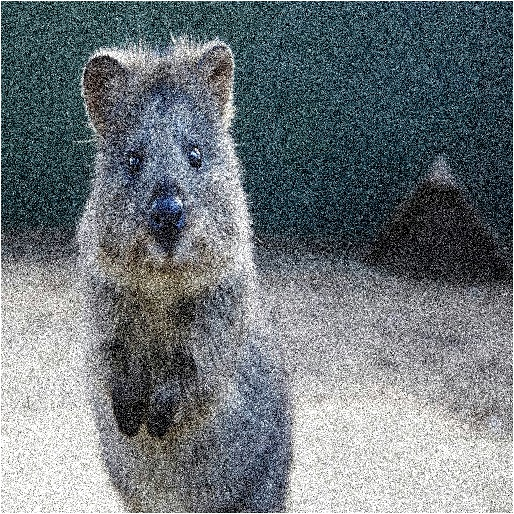
#> input picture GoruntuIsleme/2.Egitim/4-GoruntuIslemeTeknikleri/input/animal.jpg, 514 x 514 px, given in place of horse.jpg, which was not available
$ jupyter execute 8-Histogram.ipynb   (shell and % lines are left out)   (text cells are left out)
#> lines starting #> are read from the running program, lines starting #| are printed output that depends on the picture; pictures that were not available may be replaced by others from this repository, and a replacement may not be noted
[cell 1]
import cv2
import numpy as np
import matplotlib.pyplot as plt

[cell 2]
dark_horse=cv2.imread("input/horse.jpg")
#> dark_horse is the input picture: shape (514, 514, 3); mean B, G, R 123.4, 118.8, 110.8
# şimdi de bgr dan rgb çevirelim
show_horse=cv2.cvtColor(dark_horse,cv2.COLOR_BGR2RGB)

rainbow=cv2.imread("input/rainbow.jpg")
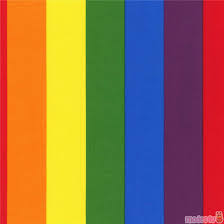
#> input picture GoruntuIsleme/2.Egitim/4-GoruntuIslemeTeknikleri/input/rainbow.jpg, 224 x 224 px
#> rainbow is the input picture: shape (224, 224, 3); mean B, G, R 73.7, 110.3, 148.7
# şimdi de bgr dan rgb çevirelim
show_rainbow=cv2.cvtColor(rainbow,cv2.COLOR_BGR2RGB)

red_bricks=cv2.imread("input/duvar.jpg")
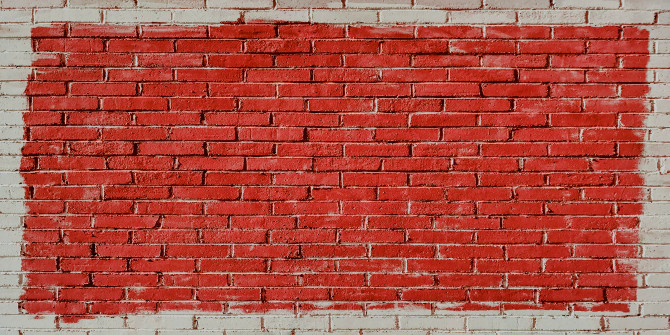
#> input picture GoruntuIsleme/2.Egitim/4-GoruntuIslemeTeknikleri/input/duvar.jpg, 670 x 335 px
#> red_bricks is the input picture: shape (335, 670, 3); mean B, G, R 69.4, 80.9, 172.6
# şimdi de bgr dan rgb çevirelim
show_bricks=cv2.cvtColor(red_bricks,cv2.COLOR_BGR2RGB)

[cell 3]
plt.imshow(show_horse)

[cell 4]
plt.imshow(show_rainbow)

[cell 5]
plt.imshow(show_bricks)

[cell 6]
red_histogram_values=cv2.calcHist([show_bricks],[0],None,[256],[0,256]) # eğitimdeki başka yapmıştı ben bunu yapmak istedim
#> red_histogram_values = 256 values, max 6558 at index 183, min 0 at index 0, mean 876.8
plt.plot(red_histogram_values) # ileride karıştırma grafiklerde bu komut
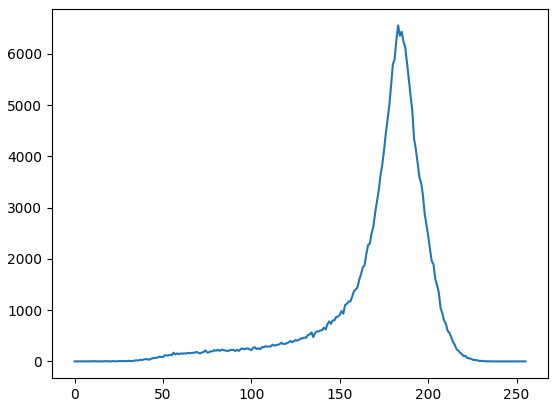
#> figure drawn by matplotlib, 1 panel; curve peaks at x = 183, y = 6558

[cell 7]
# eğitimdekini görelim
hist_values=cv2.calcHist([red_bricks],[0],None,[256],[0,256])
#> hist_values = 256 values, max 6863 at index 0, min 0 at index 212, mean 876.8
hist_values.shape
#> Out = (256, 1)

[cell 8]
plt.plot(hist_values)
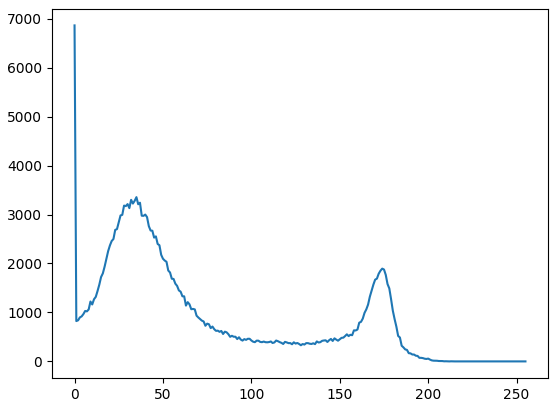
#> figure drawn by matplotlib, 1 panel; curve peaks at x = 0, y = 6863

[cell 9]
# at için
hist_values=cv2.calcHist([dark_horse],[0],None,[256],[0,256])
#> hist_values = 256 values, max 5933 at index 253, min 200 at index 1, mean 1032
plt.plot(hist_values)
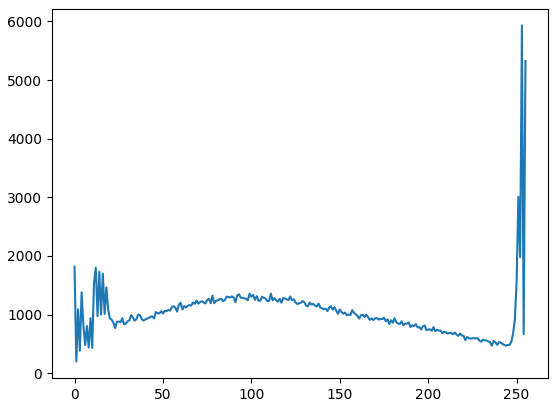
#> figure drawn by matplotlib, 1 panel; curve peaks at x = 253, y = 5933

[cell 10]
# şimdi b g r tamamı için görmek istiyorum
img=red_bricks
color=('b','g','r')
for i , col in enumerate(color):
    histr=cv2.calcHist([img],[i],None,[256],[0,256])
    plt.plot(histr,color=col)
    plt.xlim([0,256])
plt.title('Histogram')
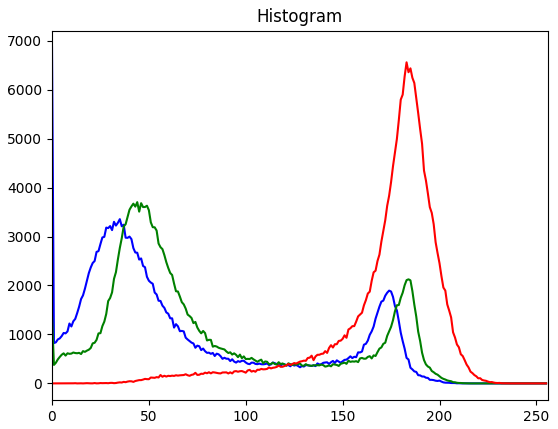
#> figure drawn by matplotlib, 1 panel; curve peaks at x = 0, y = 6863; curve peaks at x = 44, y = 3702; curve peaks at x = 183, y = 6558
